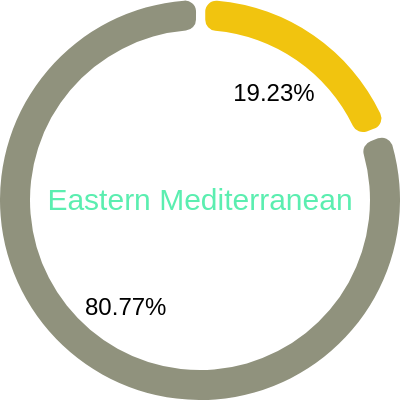

Express this chart as Vega-Lite.
### Vega specification from a JSON file in a GitHub repository (floating-point values rounded to 4 significant figures)
{"$schema": "https://vega.github.io/schema/vega/v5.json", "description": "Donut Chart of Development Status in Eastern Mediterranean", "width": 200, "height": 200, "autosize": "none", "signals": [{"name": "startAngle", "value": 0}, {"name": "endAngle", "value": 6.29}, {"name": "padAngle", "value": 0.04}, {"name": "innerRadius", "value": 85}, {"name": "cornerRadius", "value": 5.5}, {"name": "sort", "value": false}], "data": [{"name": "table", "values": [{"Region": "Developed", "Total_cases": 5}, {"Region": "Developing", "Total_cases": 21}], "transform": [{"type": "joinaggregate", "fields": ["Total_cases"], "ops": ["sum"], "as": ["Total"]}, {"type": "formula", "expr": "(datum.Total_cases / datum.Total) * 100", "as": "Percentage"}, {"type": "pie", "field": "Total_cases", "startAngle": {"signal": "startAngle"}, "endAngle": {"signal": "endAngle"}, "sort": {"signal": "sort"}}]}], "scales": [{"name": "color", "type": "ordinal", "domain": {"data": "table", "field": "Region"}, "range": ["#F1C40F", "#90927d"]}], "legends": [{"fill": "color", "title": "Development Status", "orient": "right", "encode": {"labels": {"interactive": true, "enter": {"fontSize": {"value": 14}}}}}], "marks": [{"type": "arc", "from": {"data": "table"}, "encode": {"enter": {"fill": {"scale": "color", "field": "Region"}, "x": {"signal": "width / 2"}, "y": {"signal": "height / 2"}}, "update": {"startAngle": {"field": "startAngle"}, "endAngle": {"field": "endAngle"}, "padAngle": {"signal": "padAngle"}, "innerRadius": {"signal": "innerRadius"}, "outerRadius": {"signal": "width / 2"}, "cornerRadius": {"signal": "cornerRadius"}}}}, {"name": "mark_id", "type": "text", "from": {"data": "table"}, "encode": {"enter": {"text": {"signal": "if(datum['endAngle'] - datum['startAngle'] < 0.3, '', format(datum['Percentage'], '.2f') + '%')"}, "x": {"signal": "width / 2"}, "y": {"signal": "height / 2"}, "radius": {"signal": "width / 2 * 0.65"}, "theta": {"signal": "(datum['startAngle'] + datum['endAngle']) / 2"}, "fill": {"value": "black"}, "fontSize": {"value": 12}, "align": {"value": "center"}, "baseline": {"value": "middle"}}}}, {"type": "text", "encode": {"enter": {"x": {"signal": "width / 2"}, "y": {"signal": "height / 2"}, "text": {"value": "Eastern Mediterranean"}, "fontSize": {"value": 15}, "align": {"value": "center"}, "baseline": {"value": "middle"}, "fill": {"value": "#5BEEB0 "}}}}]}
